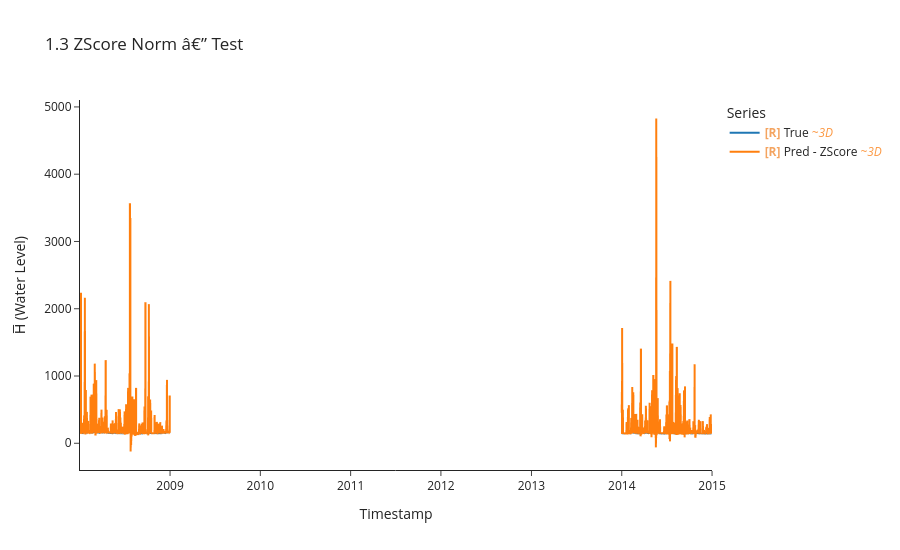

The code cell stored with this chart in its notebook:
### Code cell
y_te_zs, y_pe_zs, idx_te_zs = uf.model_evaluate_with_norm(
    model_zs, crit_zs, test_ds_zscore, test_df.index, LOOKBACK, HORIZON, BATCH_SIZE
)

uf.calculate_metrics_and_plot(
    {"ZScore": (y_te_zs, y_pe_zs, idx_te_zs)},
    plot_title="1.3 ZScore Norm â€” Test",
    export_metrics=True, export_html=True,
    export_file_name="results/testing/online/p1_zscore",
)
uf.export_results_to_csv(
    {"ZScore": (y_te_zs, y_pe_zs, idx_te_zs)},
    "results/testing/predictions_vs_true/online"
)

### Figure 1 — Plotly figure (JSON) as saved in the notebook; plotly's stock layout.template omitted (floating-point values rounded to 4 significant figures; data arrays with more than 128 entries replaced by an {"elided": "..."} marker saying what was removed)
{"data": [{"hovertemplate": "Legend=True<br>Timestamp=%{x}<br>H̅ (Water Level)=%{y}<extra></extra>", "legendgroup": "True", "line": {"color": "#1f77b4", "dash": "solid", "width": 2}, "marker": {"symbol": "circle"}, "mode": "lines", "name": "<b style=\"color:sandybrown\">[R]</b> True <i style=\"color:#fc9944\">~3D</i>", "showlegend": true, "type": "scattergl", "uid": "ac261d0e-9387-49c6-9b25-7c7643d0c13f", "x": {"elided": "1001 str values"}, "xaxis": "x", "y": {"elided": "1001 float values"}, "yaxis": "y"}, {"hovertemplate": "Legend=Pred - ZScore<br>Timestamp=%{x}<br>H̅ (Water Level)=%{y}<extra></extra>", "legendgroup": "Pred - ZScore", "line": {"color": "#ff7f0e", "dash": "solid", "width": 2}, "marker": {"symbol": "circle"}, "mode": "lines", "name": "<b style=\"color:sandybrown\">[R]</b> Pred - ZScore <i style=\"color:#fc9944\">~3D</i>", "showlegend": true, "type": "scattergl", "uid": "60a87bff-feca-4d39-a50d-9674d42f31b7", "x": {"elided": "1001 str values"}, "xaxis": "x", "y": {"elided": "1001 float values"}, "yaxis": "y"}], "layout": {"height": 550, "legend": {"title": {"text": "Series"}, "tracegroupgap": 0}, "title": {"text": "1.3 ZScore Norm â€” Test"}, "xaxis": {"anchor": "y", "domain": [0, 1], "title": {"text": "Timestamp"}}, "yaxis": {"anchor": "x", "domain": [0, 1], "title": {"text": "H̅ (Water Level)"}}}}
